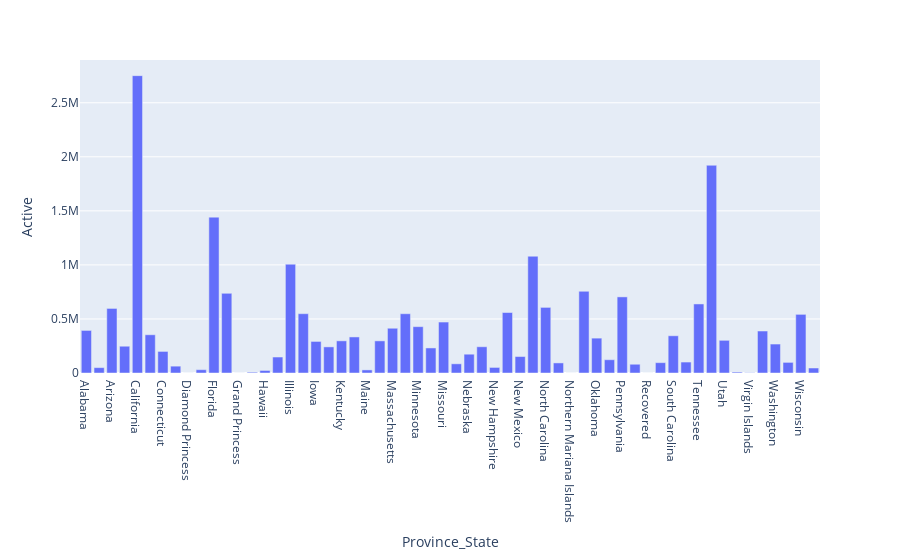

The code cell stored with this chart in its notebook:
### Markdown cell above
### Plot Province/State Wise Active Cases in USA

### Code cell
usa_active_data=usa_data.groupby('Province_State').Active.sum().reset_index()
chart=px.bar(usa_active_data,x='Province_State',y='Active')
chart.show()

### Figure 1 — Plotly figure (JSON) as saved in the notebook; plotly's stock layout.template omitted (floating-point values rounded to 4 significant figures)
{"data": [{"alignmentgroup": "True", "hovertemplate": "Province_State=%{x}<br>Active=%{y}<extra></extra>", "legendgroup": "", "marker": {"color": "#636efa", "pattern": {"shape": ""}}, "name": "", "offsetgroup": "", "orientation": "v", "showlegend": false, "textposition": "auto", "type": "bar", "x": ["Alabama", "Alaska", "Arizona", "Arkansas", "California", "Colorado", "Connecticut", "Delaware", "Diamond Princess", "District of Columbia", "Florida", "Georgia", "Grand Princess", "Guam", "Hawaii", "Idaho", "Illinois", "Indiana", "Iowa", "Kansas", "Kentucky", "Louisiana", "Maine", "Maryland", "Massachusetts", "Michigan", "Minnesota", "Mississippi", "Missouri", "Montana", "Nebraska", "Nevada", "New Hampshire", "New Jersey", "New Mexico", "New York", "North Carolina", "North Dakota", "Northern Mariana Islands", "Ohio", "Oklahoma", "Oregon", "Pennsylvania", "Puerto Rico", "Recovered", "Rhode Island", "South Carolina", "South Dakota", "Tennessee", "Texas", "Utah", "Vermont", "Virgin Islands", "Virginia", "Washington", "West Virginia", "Wisconsin", "Wyoming"], "xaxis": "x", "y": [393851, 49755, 597309, 247736, 2750669, 353757, 199670, 63347, 49, 30644, 1441893, 737395, 100, 7275, 23589, 147707, 1006442, 548634, 292044, 241572, 297521, 333598, 28587, 297162, 414061, 548408, 428682, 231722, 471444, 85048, 173883, 242859, 51509, 559396, 152222, 1080226, 606930, 93206, 123, 756078, 322539, 122873, 704110, 81014, 0, 95552, 344326, 101331, 638746, 1921602, 302333, 8634, 2119, 388334, 267897, 98208, 542567, 46230], "yaxis": "y"}], "layout": {"barmode": "relative", "legend": {"tracegroupgap": 0}, "margin": {"t": 60}, "xaxis": {"anchor": "y", "domain": [0, 1], "title": {"text": "Province_State"}}, "yaxis": {"anchor": "x", "domain": [0, 1], "title": {"text": "Active"}}}}
